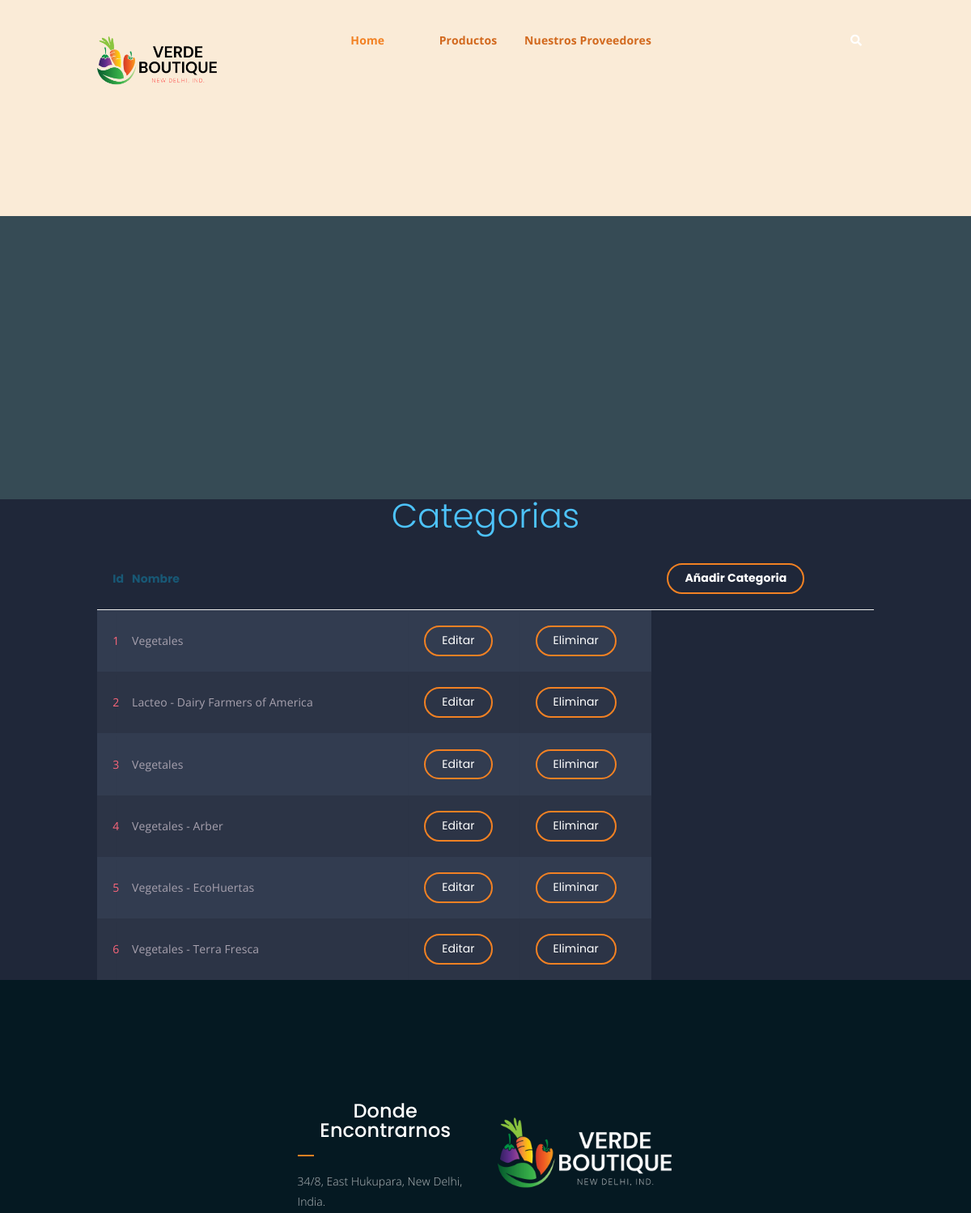
Page /Categorias (signed in, upper part) on the earlier database version.
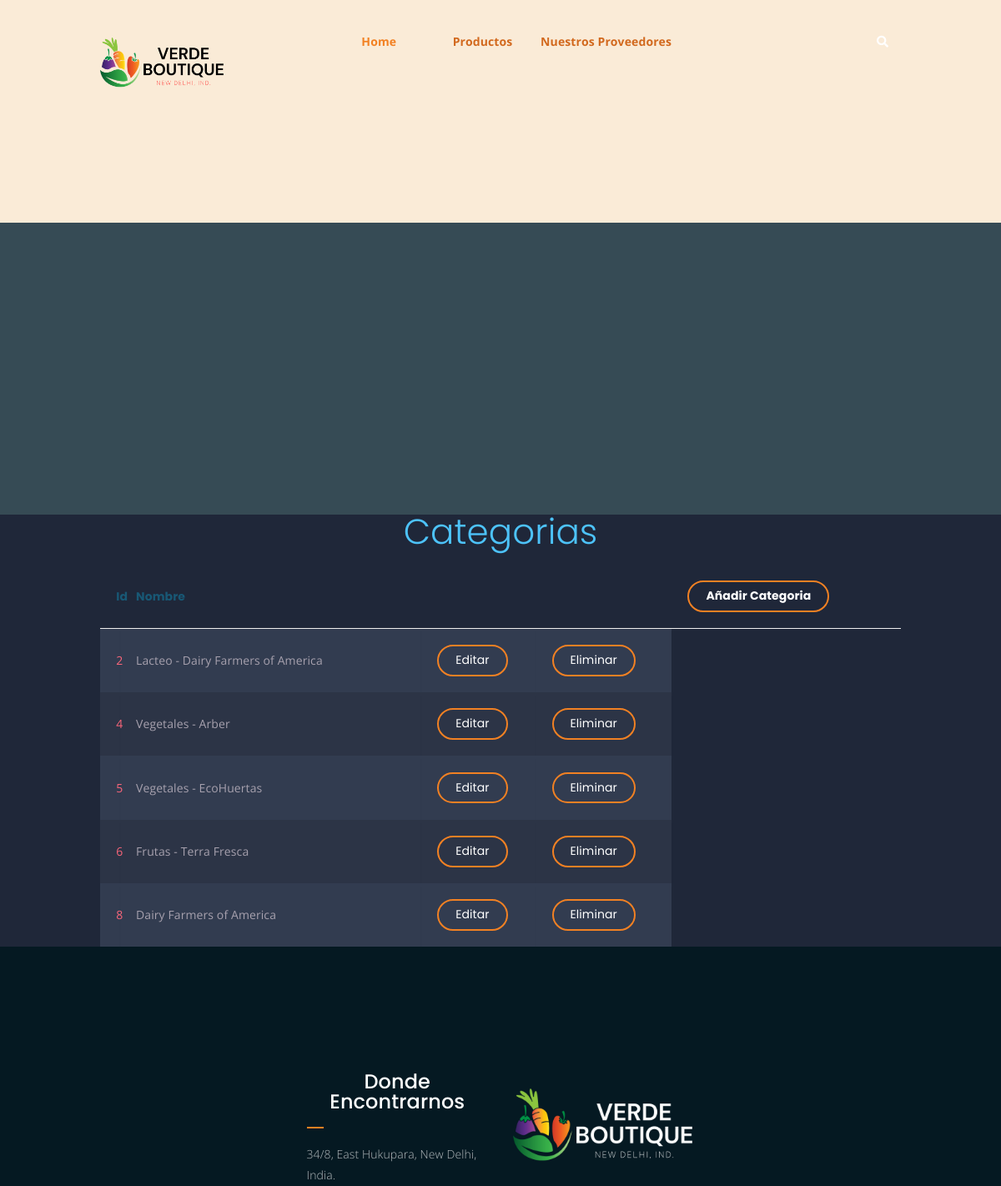
Same page on the later database version.
### Tienda/models.py (models this page shows, shortened)
class Categoria(models.Model):
    nombre = models.CharField(max_length=100)
    objects = models.Manager()

### Tienda/views.py (the view)
# urls.py: path('Categorias', views.ver_cat, name='Cats'),
@staff_member_required
def ver_cat(request):
    categorias = Categoria.objects.all()
    dicc = {"categorias": categorias}
    plantilla = loader.get_template("#4CategoriaActiva.html")
    documento = plantilla.render(dicc)
    return HttpResponse(documento)

### Tienda/template/#4CategoriaActiva.html (shortened to what this page needs)
<!DOCTYPE html>
<html lang="en">
	{%load static%}
<head>
	<link rel="stylesheet" href="{%static 'Tienda/assets/css/all.min.css' %}">
	<link rel="stylesheet" href="{%static 'Tienda/assets/bootstrap/css/bootstrap.min.css' %}">
	<link rel="stylesheet" href="{%static 'Tienda/assets/css/owl.carousel.css' %}">
	<link rel="stylesheet" href="{%static 'Tienda/assets/css/magnific-popup.css' %}">
	<link rel="stylesheet" href="{%static 'Tienda/assets/css/animate.css' %}">
	<link rel="stylesheet" href="{%static 'Tienda/assets/css/meanmenu.min.css' %}">
	<link rel="stylesheet" href="{%static 'Tienda/assets/css/main.css' %}">
	<link rel="stylesheet" href="{%static 'Tienda/assets/css/responsive.css' %}">
</head>
<body>
		<div class="top-header-area" id="sticker" style="background-color:antiquewhite; position:relative">
			<div class="container">
				<div class="row">
					<div class="col-lg-12 col-sm-12 text-center">
						<div class="main-menu-wrap">
							<div class="site-logo" style="position:inherit;">
								<a href="">
									<img src="{% static 'Tienda/assets/img/GreenFruitLogo2.png' %}" alt="">
								</a>
							</div>
							<nav class="main-menu" style="display: flexbox; background-color:antiquewhite">
								<ul>
									<li class="current-list-item"><a href="{%url 'Home'%}">Home</a>
									</li>
									<li><a href=""></a></li>
									<li><a href="" style="color: chocolate;">Productos</a>
									</li>
									<li><a href="" style="color: chocolate;">Nuestros Proveedores</a>
									</li>
									<li><a href=""></a></li>
									<li><a href=""></a></li>
									<li>
										<div class="header-icons">
											<a class="mobile-hide search-bar-icon" href="#"><i class="fas fa-search"></i></a>
										</div>
									</li>
								</ul>
							</nav>
						</div>
					</div>
				</div>
			</div>
		</div>
	<div class="breadcrumb-section breadcrumb-bg">
	</div>
		<div>
			<h1>Categorias <span class="yellow"></pan></h1>
			<table class="container">
				<thead>
					<tr>
						<th><h1>Id</h1></th>
						<th><h1>Nombre</h1></th>
						<th><h1></h1></th>
						<th><h1></h1></th>
						<th><a href="{%url 'AddCat' %}" class="bordered-btn" style="position: relative;">Añadir Categoria</a></th>
					</tr>
				</thead>
				<tbody>
				{%for n in categorias%}
					<tr>
						<td>{{n.id}}</td>
						<td>{{n.nombre}}</td>
						<td><a href="{%url 'EdtCat' n.id%}" class="bordered-btn" style="position: relative;">Editar</a></td>
						<td><a href="{%url 'DelCat' n.id%}" class="bordered-btn" style="position: relative;">Eliminar</a></td>
					</tr>
				{%endfor%}
				</tbody>
			</table>
		</div>
	<div class="footer-area">
		<div class="container">
			<div class="row">
				<div class="col-lg-3 col-md-6">
				</div>
				<div class="col-lg-3 col-md-6">
					<div class="footer-box get-in-touch">
						<h2 class="widget-title">Donde Encontrarnos</h2>
						<ul>
							<li>34/8, East Hukupara, New Delhi, India.</li>
						</ul>
					</div>
				</div>
				<div class="col-lg-3 col-md-6">
					<div class="footer-box pages">
					<img src="{%static 'Tienda/assets/img/GreenFruitLogo4.png' %}">
					</div>
				</div>
				<div class="col-lg-3 col-md-6">
				</div>
			</div>
		</div>
	</div>
</body>
</html>

Differences in the rows shown:
removed Categoria: id "1", nombre "Vegetales"
removed Categoria: id "3", nombre "Vegetales"
changed Categoria id 6: nombre "Vegetales - Terra Fresca" → "Frutas - Terra Fresca"
added Categoria: id "8", nombre "Dairy Farmers of America"
